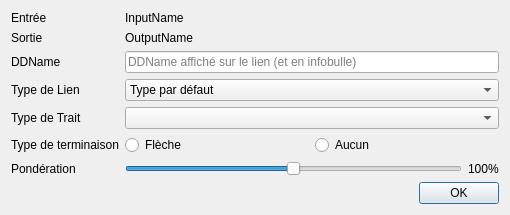
<?xml version="1.0" encoding="UTF-8"?>
<ui version="4.0">
 <class>ModifyLinkDialog</class>
 <widget class="QDialog" name="ModifyLinkDialog">
  <property name="geometry">
   <rect>
    <x>0</x>
    <y>0</y>
    <width>510</width>
    <height>184</height>
   </rect>
  </property>
  <property name="windowTitle">
   <string>Modification du lien</string>
  </property>
  <layout class="QGridLayout" name="gridLayout">
   <item row="2" column="1">
    <widget class="QLineEdit" name="lineEditDDName">
     <property name="placeholderText">
      <string>DDName affiché sur le lien (et en infobulle)</string>
     </property>
    </widget>
   </item>
   <item row="6" column="1">
    <layout class="QHBoxLayout" name="horizontalLayout">
     <item>
      <widget class="QSlider" name="horizontalSlider">
       <property name="maximum">
        <number>100</number>
       </property>
       <property name="sliderPosition">
        <number>50</number>
       </property>
       <property name="orientation">
        <enum>Qt::Horizontal</enum>
       </property>
      </widget>
     </item>
     <item>
      <widget class="QLabel" name="percentage">
       <property name="text">
        <string>100%</string>
       </property>
      </widget>
     </item>
    </layout>
   </item>
   <item row="7" column="1">
    <widget class="QDialogButtonBox" name="buttonBox">
     <property name="orientation">
      <enum>Qt::Horizontal</enum>
     </property>
     <property name="standardButtons">
      <set>QDialogButtonBox::Ok</set>
     </property>
    </widget>
   </item>
   <item row="3" column="0">
    <widget class="QLabel" name="label">
     <property name="text">
      <string>Type de Lien</string>
     </property>
     <property name="buddy">
      <cstring>comboBox</cstring>
     </property>
    </widget>
   </item>
   <item row="3" column="1">
    <widget class="QComboBox" name="comboBox">
     <item>
      <property name="text">
       <string>Type par défaut</string>
      </property>
     </item>
     <item>
      <property name="text">
       <string>Direct</string>
      </property>
     </item>
     <item>
      <property name="text">
       <string>Courbe</string>
      </property>
     </item>
     <item>
      <property name="text">
       <string>Lignes droites</string>
      </property>
     </item>
    </widget>
   </item>
   <item row="6" column="0">
    <widget class="QLabel" name="label_2">
     <property name="text">
      <string>Pondération</string>
     </property>
     <property name="buddy">
      <cstring>horizontalSlider</cstring>
     </property>
    </widget>
   </item>
   <item row="1" column="1">
    <widget class="QLabel" name="labelOutputName">
     <property name="text">
      <string>OutputName</string>
     </property>
    </widget>
   </item>
   <item row="2" column="0">
    <widget class="QLabel" name="labelDDName">
     <property name="text">
      <string>DDName</string>
     </property>
     <property name="buddy">
      <cstring>lineEditDDName</cstring>
     </property>
    </widget>
   </item>
   <item row="0" column="1">
    <widget class="QLabel" name="labelInputName">
     <property name="text">
      <string>InputName</string>
     </property>
    </widget>
   </item>
   <item row="1" column="0">
    <widget class="QLabel" name="labelOutput">
     <property name="text">
      <string>Sortie</string>
     </property>
    </widget>
   </item>
   <item row="0" column="0">
    <widget class="QLabel" name="labelInput">
     <property name="text">
      <string>Entrée</string>
     </property>
    </widget>
   </item>
   <item row="4" column="0">
    <widget class="QLabel" name="label_3">
     <property name="text">
      <string>Type de Trait</string>
     </property>
    </widget>
   </item>
   <item row="4" column="1">
    <widget class="QComboBox" name="comboBoxPenStyle"/>
   </item>
   <item row="5" column="0">
    <widget class="QLabel" name="label_4">
     <property name="text">
      <string>Type de terminaison</string>
     </property>
    </widget>
   </item>
   <item row="5" column="1">
    <layout class="QHBoxLayout" name="horizontalLayout_2">
     <item>
      <widget class="QRadioButton" name="radioButtonArrow">
       <property name="text">
        <string>Flèche</string>
       </property>
      </widget>
     </item>
     <item>
      <widget class="QRadioButton" name="radioButton">
       <property name="text">
        <string>Aucun</string>
       </property>
      </widget>
     </item>
    </layout>
   </item>
  </layout>
 </widget>
 <resources/>
 <connections>
  <connection>
   <sender>buttonBox</sender>
   <signal>accepted()</signal>
   <receiver>ModifyLinkDialog</receiver>
   <slot>accept()</slot>
   <hints>
    <hint type="sourcelabel">
     <x>248</x>
     <y>254</y>
    </hint>
    <hint type="destinationlabel">
     <x>157</x>
     <y>274</y>
    </hint>
   </hints>
  </connection>
  <connection>
   <sender>buttonBox</sender>
   <signal>rejected()</signal>
   <receiver>ModifyLinkDialog</receiver>
   <slot>reject()</slot>
   <hints>
    <hint type="sourcelabel">
     <x>316</x>
     <y>260</y>
    </hint>
    <hint type="destinationlabel">
     <x>286</x>
     <y>274</y>
    </hint>
   </hints>
  </connection>
 </connections>
</ui>
